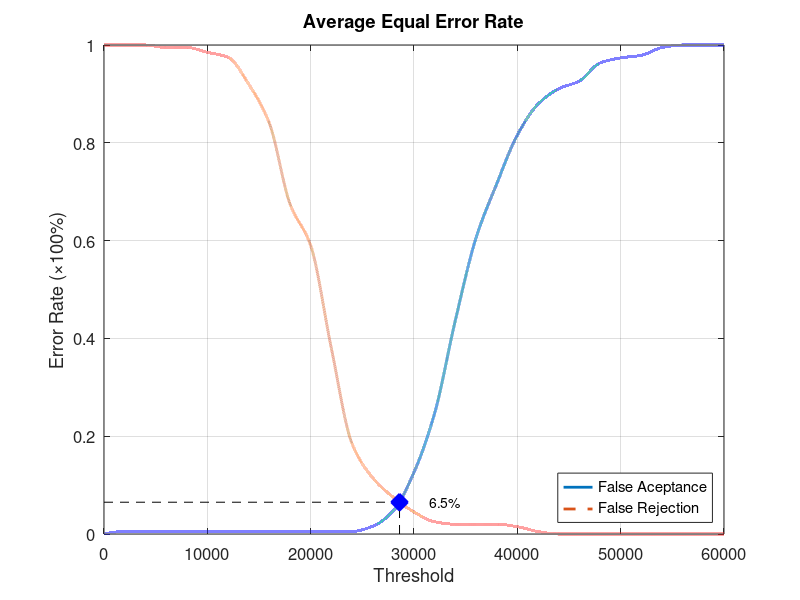
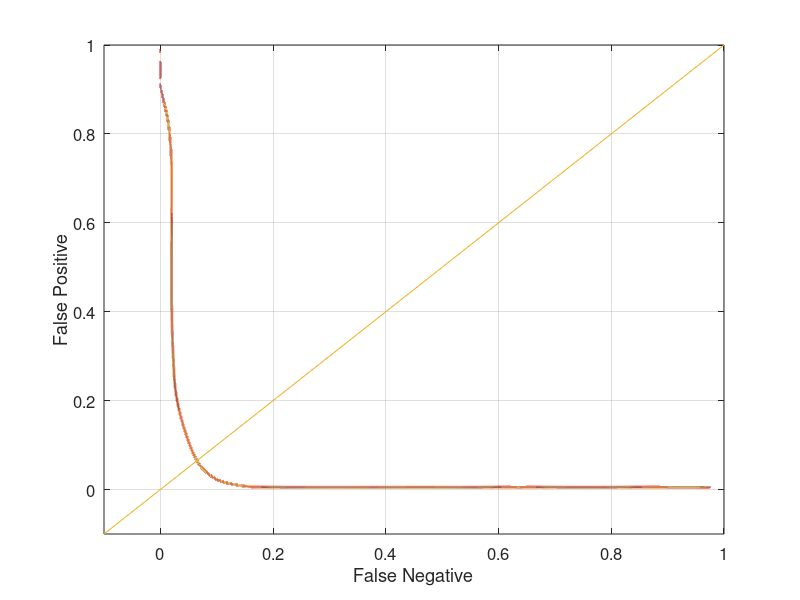

The MATLAB script that drew these images, in order:
function yEER = Database3_4
close all;
clear;
clc;
x = 0:2000:60000;
xq = 0:0.5:60000;

y0 = [0 0.00526316 0.00526316 0.00526316 0.00526316 0.00526316 0.00526316 0.00526316 0.00526316 0.00526316 0.00526316 0.00526316 0.00526316 0.0157895 0.0473684 0.126316 0.247368 0.436842 0.605263 0.715789 0.815789 0.878947 0.910526 0.926316 0.963158 0.973684 0.978947 0.994737 1 1 1];
yy0 = interp1(x, y0, xq, 'pchip');
y1 = [1 1 1 0.995 0.995 0.985 0.975 0.92 0.84 0.675 0.59 0.38 0.185 0.115 0.075 0.045 0.025 0.02 0.02 0.02 0.015 0.005 0 0 0 0 0 0 0 0 0];
yy1 = interp1(x, y1, xq, 'pchip');

% Calculating EER: 
y2 = abs(y0 - y1);
find(y2 == min(y2))
yy2 = abs(yy0 - yy1);
xEER = find(yy2 == min(yy2));
xEERIndex = xq(xEER) % X-axis EER
yEER = yy0(xEER) % Y-axis EER

main = figure
plot(xq, yy0,'-','LineWidth', 2);	hold on
plot(xq, yy1,'--','LineWidth', 2);	hold on
plot([xEERIndex xEERIndex], [0 yEER], 'k--');	hold on
plot([0 xEERIndex], [yEER yEER], 'k--');	hold on
plot(xEERIndex, yEER, 'bx', 'LineWidth', 10);	hold on
text(xEERIndex + 10 * xEERIndex / 100, yEER, [num2str(round((10000 * yEER)) / 100) '%'])
legend('False Aceptance', 'False Rejection', 'Location', 'SouthEast')
xlabel('Threshold')
ylabel('Error Rate (\times100%)')
title('Average Equal Error Rate')
set(gca, 'FontSize', 12)
axis([0 60000 0 1])
grid on

print(main, 'Database3_4Main', '-dpng');
FNRxFPR = figure('Color', [1 1 1]);
plot(yy1, yy0, '-', yy1, yy0, 'LineWidth', 2);
hold on
y = -0.1:0.1:1
plot(y, y); 
set(gca, 'FontSize', 12)
xlabel('False Negative')
ylabel('False Positive')
axis([-0.1 1 -0.1 1])
set(gca, 'FontSize', 12)
grid on

print(FNRxFPR, 'Database3_4FNRxFPR','-dpng');
end
